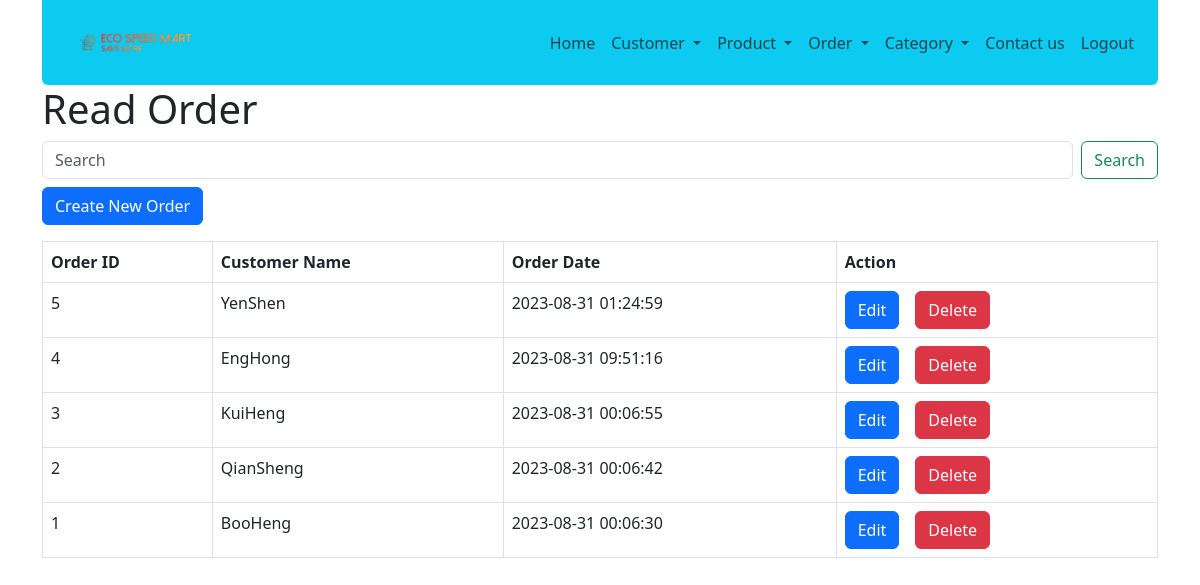
Screenshot of /order_list.php (signed in) with the database file from the repository.
### tables this page shows
CREATE TABLE IF NOT EXISTS `order_summary` (
  `order_id` int NOT NULL AUTO_INCREMENT,
  `customer_id` int NOT NULL,
  `order_date` datetime NOT NULL,
  `total_amount` double NOT NULL,
  PRIMARY KEY (`order_id`)
);

CREATE TABLE IF NOT EXISTS `customers` (
  `id` int NOT NULL AUTO_INCREMENT,
  `username` varchar(50) NOT NULL,
  `password` varchar(256) NOT NULL,
  `firstname` varchar(50) NOT NULL,
  `lastname` varchar(50) NOT NULL,
  `gender` enum('Male','Female') NOT NULL,
  `date_of_birth` date NOT NULL,
  `registration_date_time` datetime NOT NULL,
  `account_status` enum('Active','Inactive','','') NOT NULL DEFAULT 'Active',
  `email` varchar(50) NOT NULL,
  `image` varchar(255) NOT NULL,
  PRIMARY KEY (`id`),
  UNIQUE KEY `username` (`username`),
  UNIQUE KEY `email` (`email`)
);

### order_list.php (the view, shortened to what this page needs)
<!DOCTYPE HTML>
<html>
<head>
    <link href="https://cdn.jsdelivr.net/npm/bootstrap@5.3.0/dist/css/bootstrap.min.css" rel="stylesheet">
</head>
<body>
    <div class="container">
        <?php
        include 'navbar/nav.php';
        ?>
        <div class="page-header">
            <h1>Read Order</h1>
        </div>
        <form class="d-flex" action="<?php echo $_SERVER["PHP_SELF"]; ?>" method="GET">
            <input class="form-control me-2 mb-2" type="text" name="search" placeholder="Search" aria-label="Search" value="<?php echo isset($_GET['search_keyword']) ? htmlspecialchars($_GET['search_keyword'], ENT_QUOTES) : ''; ?>">
            <button class="btn btn-outline-success mb-2" type="submit">Search</button>
        </form>
        <?php
        include 'config/database.php';
        $query = "SELECT order_summary.order_id, customers.username, order_summary.order_date FROM order_summary INNER JOIN customers ON order_summary.customer_id = customers.id";
        $query .= " ORDER BY order_summary.order_id DESC";
        $stmt = $con->prepare($query);
        $stmt->execute();
        $num = $stmt->rowCount();
        echo '<a href="order_create.php" class="btn btn-primary mb-3">Create New Order</a>';
        if ($num > 0) {
            echo "<table class='table table-hover table-responsive table-bordered'>";
            echo "<tr>";
            echo "<th>Order ID</th>";
            echo "<th>Customer Name</th>";
            echo "<th>Order Date</th>";
            echo "<th>Action</th>";
            echo "</tr>";
            while ($row = $stmt->fetch(PDO::FETCH_ASSOC)) {
                extract($row);
                echo "<tr>";
                echo "<td>{$order_id}</td>";
                echo "<td><a href='order_detail_read.php?id={$order_id}' class='link-offset-2 link-offset-3-hover link-underline link-underline-opacity-0 link-underline-opacity-75-hover text-dark link-dark'>{$username}</a></td>";
                echo "<td>{$order_date}</td>";
                echo "<td>";
                echo "<a href='order_update.php?id={$order_id}' class='btn btn-primary me-3'>Edit</a>";
                echo "<a href='#' onclick='delete_order({$order_id});'  class='btn btn-danger'>Delete</a>";
                echo "</td>";
                echo "</tr>";
            }
            echo "</table>";
            echo "</div>";
        } else {
            echo '<div class="p-3">
                <div class="alert alert-danger">No records found.</div>
            </div>';
        }
        ?>
</body>
</html>

### rows the page displays
order_summary: order_id "5", customer.username "YenShen", order_date "2023-08-31 01:24:59"
order_summary: order_id "4", customer.username "EngHong", order_date "2023-08-31 09:51:16"
order_summary: order_id "3", customer.username "KuiHeng", order_date "2023-08-31 00:06:55"
order_summary: order_id "2", customer.username "QianSheng", order_date "2023-08-31 00:06:42"
order_summary: order_id "1", customer.username "BooHeng", order_date "2023-08-31 00:06:30"
